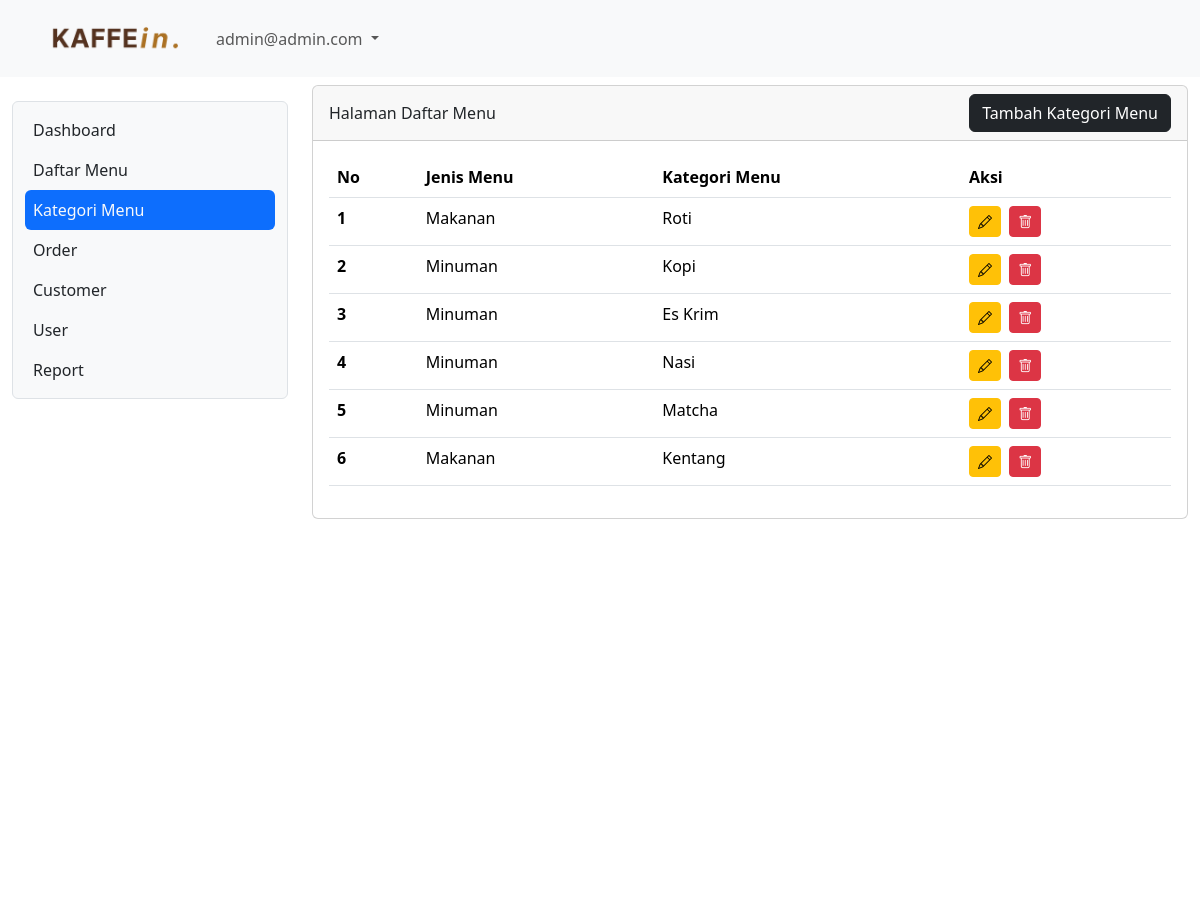
Page /katmenu (signed in, upper part) on the earlier database version.
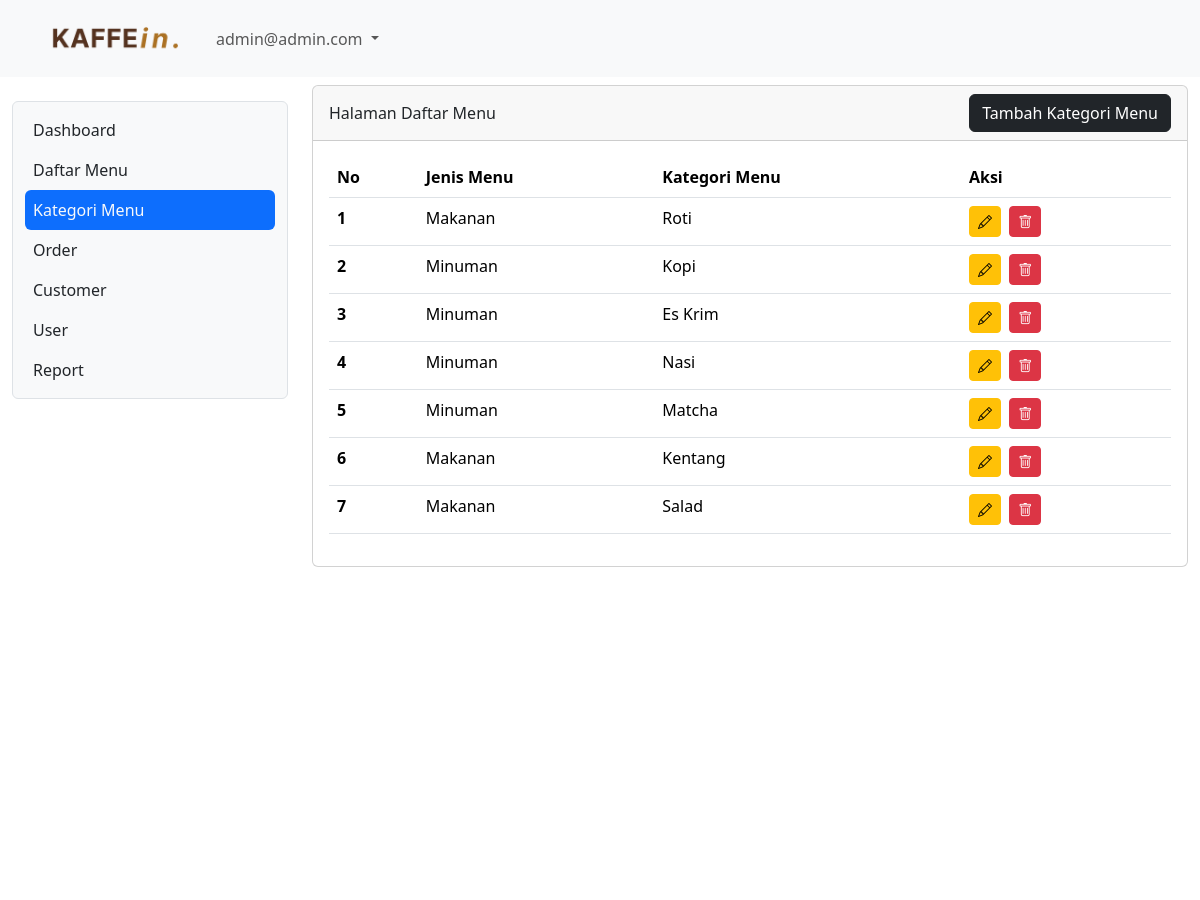
Same page on the later database version.
### tables this page shows
CREATE TABLE `tb_kategori_menu` (
  `id` int(10) NOT NULL,
  `jenis_menu` int(10) DEFAULT NULL,
  `kategori_menu` varchar(50) DEFAULT NULL
);

### katmenu.php (the view, shortened to what this page needs)
<link href="https://cdn.jsdelivr.net/npm/bootstrap@5.3.3/dist/css/bootstrap.min.css" rel="stylesheet">
<link href="https://cdn.jsdelivr.net/npm/bootstrap-icons@1.10.5/font/bootstrap-icons.css" rel="stylesheet">
<?php
include "proses/connect.php";
$query = mysqli_query($conn, "SELECT * FROM tb_kategori_menu");
while ($record = mysqli_fetch_array($query)) {
    $result[] = $record;
}
?>
<div class="col-lg-9 mt-2">
    <div class="card">
        <div class="card-header d-flex justify-content-between align-items-center">
            Halaman Daftar Menu
            <button type="button" class="btn btn-dark" data-bs-toggle="modal" data-bs-target="#ModalTambahKatMenu">Tambah Kategori
                Menu</button>
        </div>
        <div class="card-body">
    <div class="row">
        <div class="col d-flex justify-content-end">
            <table class="table">
                <thead>
                    <tr>
                        <th scope="col">No</th>
                        <th scope="col">Jenis Menu</th>
                        <th scope="col">Kategori Menu</th>
                        <th scope="col">Aksi</th>
                    </tr>
                </thead>
                <tbody>
                    <?php
                    $no = 1;
                    foreach ($result as $row) {
                    ?>
                        <tr>
                            <th scope="row"><?php echo $no++; ?></th>
                            <td><?php echo ($row['jenis_menu']==1) ? "Makanan" : "Minuman" ; ?></td>
                            <td><?php echo $row['kategori_menu']; ?></td>
                            <td>
                                <button class="btn btn-warning btn-sm me-1" data-bs-toggle="modal"
                                    data-bs-target="#ModalEdit<?php echo $row['id']; ?>">
                                    <i class="bi bi-pencil"></i>
                                </button>
                                <button class="btn btn-danger btn-sm me-1" data-bs-toggle="modal"
                                    data-bs-target="#ModalDelete<?php echo $row['id']; ?>">
                                    <i class="bi bi-trash"></i>
                                </button>
                            </td>
                        </tr>
                    <?php
                    }
                    ?>
                </tbody>
            </table>
        </div>
    </div>
</div>
</div>
</div>
</body>
</html>

Differences in the rows shown:
added tb_kategori_menu: jenis_menu "Makanan", kategori_menu "Salad"
